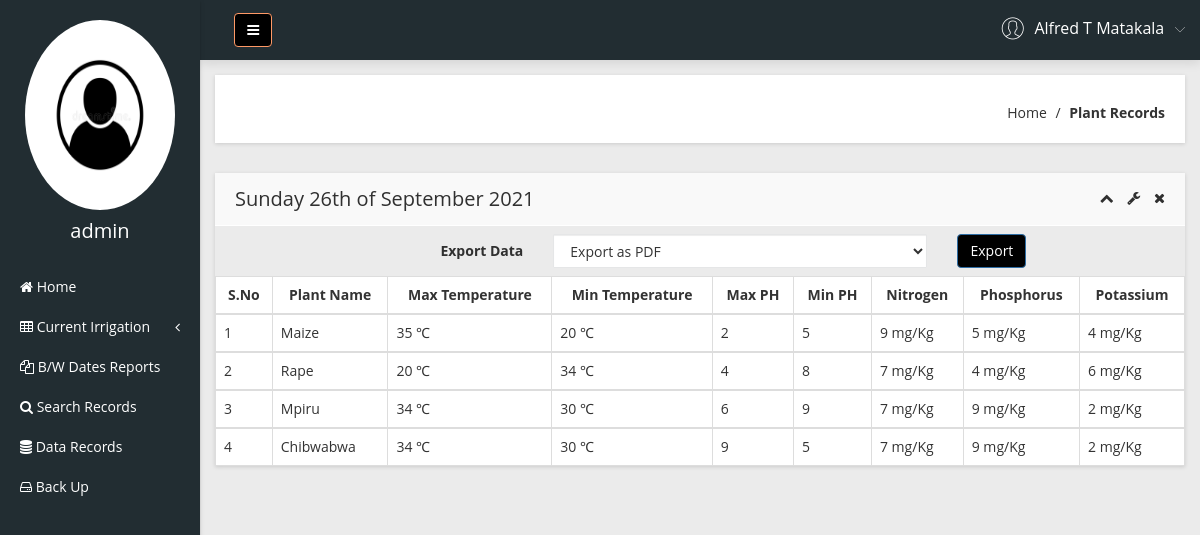
The app's page /plant-records.php (signed in) with its own data.
### tables this page shows
CREATE TABLE `plant_records` (
  `ID` smallint(255) unsigned NOT NULL,
  `Plant_name` varchar(255) NOT NULL,
  `Ph_low` tinyint(3) unsigned NOT NULL,
  `Ph_high` tinyint(3) unsigned NOT NULL,
  `Temp_high` tinyint(4) NOT NULL,
  `Temp_low` tinyint(4) NOT NULL,
  `Moisture_high` smallint(5) unsigned NOT NULL,
  `Moisture_low` smallint(5) unsigned NOT NULL,
  `Nitrogen` tinyint(3) unsigned NOT NULL,
  `Phosphorus` tinyint(3) unsigned NOT NULL,
  `Potassium` tinyint(3) unsigned NOT NULL,
  PRIMARY KEY (`ID`,`Plant_name`)
);

### plant-records.php (the view, shortened to what this page needs)
<?php
include('includes/dbconnection.php');
if (strlen($_SESSION['smaid']==0)) {
  header('location:logout.php');
  } else{
  ?>
<!doctype html>
<html class="no-js" lang="en">
<head>
    <link rel="stylesheet" href="css/bootstrap.min.css">
    <link rel="stylesheet" href="css/font-awesome.min.css">
    <link rel="stylesheet" href="css/adminpro-custon-icon.css">
    <link rel="stylesheet" href="css/meanmenu.min.css">
    <link rel="stylesheet" href="css/jquery.mCustomScrollbar.min.css">
    <link rel="stylesheet" href="css/animate.css">
    <link rel="stylesheet" href="css/data-table/bootstrap-table.css">
    <link rel="stylesheet" href="css/data-table/bootstrap-editable.css">
    <link rel="stylesheet" href="css/normalize.css">
    <link rel="stylesheet" href="css/c3.min.css">
    <link rel="stylesheet" href="style.css">
    <link rel="stylesheet" href="css/responsive.css">
</head>
<body class="materialdesign">
    <div class="wrapper-pro">
      <?php include_once('includes/sidebar.php');?>
        <?php include_once('includes/header.php');?>
            <div class="breadcome-area mg-b-30 small-dn">
                <div class="container-fluid">
                    <div class="row">
                        <div class="col-lg-12">
                            <div class="breadcome-list shadow-reset">
                                <div class="row">
                                    <div class="col-lg-12">
                                        <ul class="breadcome-menu">
                                            <li><a href="dashboard.php">Home</a> <span class="bread-slash">/</span>
                                            </li>
                                            <li><span class="bread-blod">Plant Records</span>
                                            </li>
                                        </ul>
                                    </div>
                                </div>
                            </div>
                        </div>
                    </div>
                </div>
            </div>
            <div class="data-table-area mg-b-15">
                <div class="container-fluid">
                    <div class="row">
                        <div class="col-lg-12">
                            <div class="sparkline13-list shadow-reset">
                                <div class="sparkline13-hd">
                                    <div class="main-sparkline13-hd">
                                        <h1><span class="table-project-n"></span><?php
                                        echo date('l jS \of F Y');?></h1>
                                        <div class="sparkline13-outline-icon">
                                            <span class="sparkline13-collapse-link"><i class="fa fa-chevron-up"></i></span>
                                            <span><i class="fa fa-wrench"></i></span>
                                            <span class="sparkline13-collapse-close"><i class="fa fa-times"></i></span>
                                        </div>
                                    </div>
                                </div>
                                <div class="form-group-inner"  style="margin-top: 8px   ;margin-bottom: 50px" >
                                                            <form class="form"  method="get">
                                                                <div class="col-lg-4">
                                                                    <label class="login2 pull-right pull-right-pro">Export Data</label>
                                                                </div>
                                                                <div class="col-lg-5">
                                                                <select name="mode" class="form-control">
                                                                  <option name="pdf" value="pdf">Export as PDF</option>
                                                                </select>
                                                                </div>
                                                                <div class="col-lg-3">
                                                                            <button class="btn btn btn-primary login-submit-cs" type="submit" name="export" style="background:black">Export</button>
                                                                </div>
                                                            </form>
                                </div>
                                        <table class="table table-bordered table-hover" style="background-color: white; " >
                                            <thead >
                                                <tr class="text-center">
                                                    <th class="text-center">S.No</th>
                                                    <th class="text-center">Plant Name</th>
                                                    <th class="text-center">Max Temperature</th>
                                                    <th class="text-center">Min Temperature</th>
                                                    <th class="text-center">Max PH</th>
                                                    <th class="text-center">Min PH</th>
                                                    <th class="text-center">Nitrogen</th>
                                                    <th class="text-center">Phosphorus</th>
                                                    <th class="text-center">Potassium</th>
                                                </tr>
                                            </thead>
                                            <tbody id="table2">
                                              <?php
                                                $sql="SELECT * from plant_records";
                                                $query = $Conn -> query($sql);
                                                if($query->num_rows > 0){
                                                  while($row = $query->fetch_assoc()){
                                              ?>
                                                <tr>
                                                    <td><?php echo $row['ID']?></td>
                                                    <td><?php  echo $row['Plant_name'];?></td>
                                                    <td><?php  echo $row['Temp_low'];?> &#8451;</td>
                                                    <td><?php  echo $row['Temp_high'];?> &#8451;</td>
                                                    <td><?php  echo $row['Ph_low'];?></td>
                                                    <td><?php  echo $row['Ph_high'];?></td>
                                                    <td><?php  echo $row['Nitrogen']." mg/Kg";?></td>
                                                    <td><?php  echo $row['Phosphorus']." mg/Kg";?></td>
                                                    <td><?php  echo $row['Potassium']." mg/Kg";?></td>
                                                </tr>
                                                </tbody>
                                            <?php
                                            } }?>
                                        </table>
                                    </div>
                                </div>
                            </div>
                        </div>
                    </div>
                </div>
            </div>
</body>
</html><?php }  ?>

### includes/sidebar.php (shortened to what this page needs)
<?php
   include('includes/dbconnection.php');
   if (strlen($_SESSION['smaid'] == 0)) {
       header('location:logout.php');
   } else {
   ?>
    <div class="left-sidebar-pro" style="color:white">
        <nav id="sidebar">
            <div class="sidebar-header" style="color:white">
                <a href="profile.php"><img src="img/avatar.jpg" style="height:190px; width: 150px" alt="" />
                </a>
                <?php
                   $aid = $_SESSION['smaid'];
                   $sql = "SELECT Admin_username, Admin_email from  admin where ID='$aid'";
                   $query = $Conn->query($sql);
                   if ($query->num_rows > 0) {
                       $row = $query->fetch_assoc();              ?>
                    <h3> <?php echo $row['Admin_username']; ?></h3>
                <?php $cnt = $cnt + 1;
                   } ?>
            </div>
            <div class="left-custom-menu-adp-wrap" style="background-color: #222d32">
                <ul class="nav navbar-nav left-sidebar-menu-pro">
                    <li class="nav-item">
                        <a href="dashboard.php" role="button" aria-expanded="false"><i class="fa big-icon fa-home"></i> <span class="mini-dn">Home</span> </a>
                    </li>
                    <li class="nav-item"><a href="#" data-toggle="dropdown" role="button" aria-expanded="false" class="nav-link dropdown-toggle"><i class="fa big-icon fa-table"></i> <span class="mini-dn">Current Irrigation</span> <span class="indicator-right-menu mini-dn"><i class="fa indicator-mn fa-angle-left"></i></span></a>
                    </li>
                    <li class="nav-item">
                        <a href="between-dates.php" role="button" aria-expanded="false"><i class="fa big-icon fa-files-o"> </i> <span class="mini-dn"> B/W Dates Reports</span> </a>
                    </li>
                    <li class="nav-item">
                        <a href="search.php" role="button" aria-expanded="false"><i class="fa fa-search"></i> <span class="mini-dn">Search Records</span> </a>
                    </li>
                    <li class="nav-item">
                        <a href="records.php" role="button" aria-expanded="false"><i class="fa fa-database" aria-hidden="true"></i> <span class="mini-dn">Data Records</span> </a>
                    </li>
                    <li class="nav-item">
                        <a href="backup.php" role="button" aria-expanded="false"><i class="fa fa-hdd-o" aria-hidden="true"></i> <span class="mini-dn">Back Up</span> </a>
                    </li>
                </ul>
            </div>
        </nav>
    </div>
<?php }  ?>

### includes/header.php (shortened to what this page needs)
      <?php
include('includes/dbconnection.php');
if (strlen($_SESSION['smaid']==0)) {
  header('location:logout.php');
  } else{
  ?>
 <div class="content-inner-all">
            <div class="header-top-area" >
                <div class="fixed-header-top" style="margin-left:1.6%;">
                    <div class="container-fluid">
                        <div class="row" style="background-color: #222d32;">
                            <div class="col-lg-1 col-md-6 col-sm-6 col-xs-12">
                                <button type="button" id="sidebarCollapse" class="btn bar-button-pro header-drl-controller-btn btn-info navbar-btn"  style="background:black">
                                    <i class="fa fa-bars"></i>
                                </button>
                            </div>
                            <div class="col-lg-5 col-md-5 col-sm-6 col-xs-12 ">
                                <div class="header-right-info">
                                    <ul class="nav navbar-nav mai-top-nav header-right-menu">
                                        <li class="nav-item">
                                            <a href="#" data-toggle="dropdown" role="button" aria-expanded="false" class="nav-link dropdown-toggle">
                                                <?php
$aid=$_SESSION['smaid'];
$sql="SELECT Admin_name from  admin where ID='$aid'";
$query = $Conn -> query($sql);
$cnt=1;
if($query->num_rows > 0)
{
    $row = $query->fetch_assoc();
              ?>
                                                <span class="adminpro-icon adminpro-user-rounded header-riht-inf"></span>
                                                <span class="admin-name"><?php  echo $row['Admin_name'];?></span>
                                                <span class="author-project-icon adminpro-icon adminpro-down-arrow"></span><?php $cnt=$cnt+1;} ?>
                                            </a>
                                        </li>
                                    </ul>
                                </div>
                            </div>
                        </div>
                    </div>
                </div>
            </div><?php }  ?>

### records on screen
plant_records: ID "1", Plant_name "Maize", Temp_low "35", Temp_high "20", Ph_low "2", Ph_high "5", Nitrogen "9", Phosphorus "5", Potassium "4"
plant_records: ID "2", Plant_name "Rape", Temp_low "20", Temp_high "34", Ph_low "4", Ph_high "8", Nitrogen "7", Phosphorus "4", Potassium "6"
plant_records: ID "3", Plant_name "Mpiru", Temp_low "34", Temp_high "30", Ph_low "6", Ph_high "9", Nitrogen "7", Phosphorus "9", Potassium "2"
plant_records: ID "4", Plant_name "Chibwabwa", Temp_low "34", Temp_high "30", Ph_low "9", Ph_high "5", Nitrogen "7", Phosphorus "9", Potassium "2"

### other values on screen
$row['Admin_username'] "admin"
$row['Admin_name'] "Alfred T Matakala"
